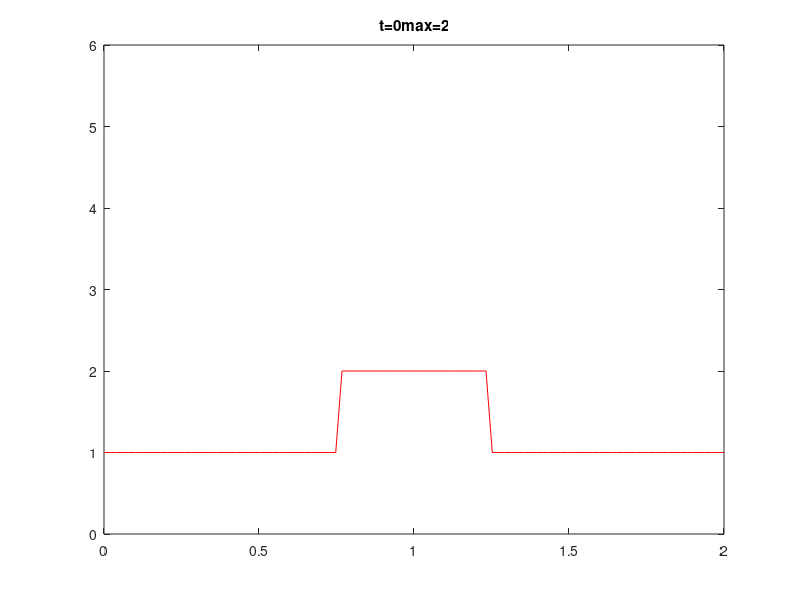

Write MATLAB code to recreate this figure. (Note: this script raises an error after producing the figure.)
%Sin model

nx=100;
nt=250;               %Number of time steps 
dt=0.05;
u=zeros(nx,1);         %aka S
dx=2/(nx-1);
x=0:dx:2; 
D=1;                %diffusion coe.
B=zeros(nx,1);

B_set=0.10;                %Constant Factor


A=0.2;                  %Sin factors
period=12;
w=3.1415/period;
A_sin=zeros(nx,1);




deriv_u=zeros(nx-2,1);
dederiv_u=zeros(nx-2,1);



%Initial Condition
for i=1:nx 
    if ((0.75<=x(i))&&(x(i)<=1.25))
        u(i)=2;
        u_range=find(u==2);
    else
        u(i)=1;
    end
end
%Matrix of B
B(u_range)=B_set;

%Sin matrix


max_u=[]

figure;
for t=0:dt:nt;
    h=plot(x,u,'-r');
    k=round(t/dt)+1;
    max_u(k)=max(u);
    title(['t=',num2str(t),'max=',num2str(max(u))])
    axis([0 2 0 6])
    drawnow; 
    refreshdata(h)
%find dS/dx
for j=1:98
deriv_u(j)=(u(j+2)-u(j))/0.404;
end
deriv_u_save=[deriv_u(1);deriv_u;deriv_u(end)];

%find d2S/dx2
for j=1:98
dederiv_u(j)=(deriv_u_save(j+2)-deriv_u_save(j))/0.404;
end
dederiv_u_save=[dederiv_u(1);dederiv_u;dederiv_u(end)] ;

sin_u=sin(w*t);
A_sin(u_range)=A*(sin_u)*(sin_u);

u=u+(D*dederiv_u_save+B+A_sin)*dt;


end
figure;
subplot(3,1,[1 2])
plot(0:dt:nt,max_u,'or');
hold on;
tt=0:dt:nt;
sin_sq=B_set+A*(sin(w*(tt))).^2;
subplot(3,1,3)
plot(tt,sin_sq,'-k');
xlabel('time');
ylabel('max S');
%dS/dt=sin + D * d2S/dx2
